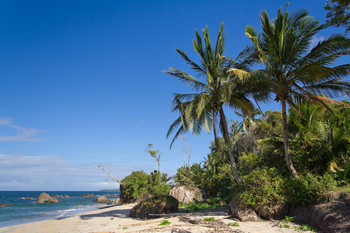
#> input picture book/images/beach.png, 350 x 233 px
$ python thresholding.py --image images/beach.png   (older library calls are emulated)
#> lines starting #> are read from the running program, lines starting #| are printed output that depends on the picture; after the words box and inside, x2 and y2 are one past the last pixel; in counts of white or black regions, pixels touching at a corner belong together
import numpy as np
import argparse
import imutils
import mahotas # for Otsu and Riddler-Calvard
import cv2


ap = argparse.ArgumentParser()
ap.add_argument("-i", "--image", required = True, help = "Path to image")
args = vars(ap.parse_args())


image = cv2.imread(args["image"])
#> image is the input picture: shape (233, 350, 3); mean B, G, R 136, 110.4, 78.6
gray = cv2.cvtColor(image, cv2.COLOR_BGR2GRAY)
blurred = cv2.GaussianBlur(gray, (5, 5), 0)
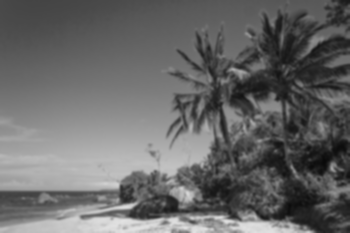
#> blurred: shape (233, 350); min 9, max 226, mean 103.8

cv2.imshow("Image", image)


# Manual
(T, thresh) = cv2.threshold(blurred, 155, 255, cv2.THRESH_BINARY)
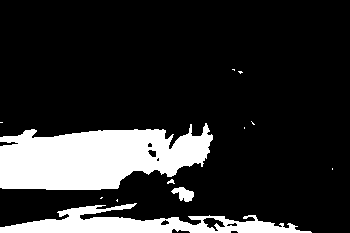
#> thresh: shape (233, 350); 17.7% white; 12 white regions (8 under 20 px), largest, box (x1, y1, x2, y2) and area: (0, 123, 213, 190) 10036, (0, 203, 312, 233) 4110, (171, 187, 194, 202) 202, (167, 179, 175, 184) 23
cv2.imshow("Thresh binary", thresh)

merged = cv2.bitwise_and(image, image, mask = thresh)
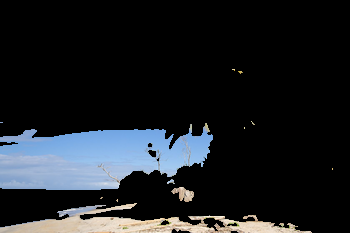
#> merged: shape (233, 350, 3); mean B, G, R 36.6, 32.4, 29
cv2.imshow("Merge", merged)

# Adaptive
thresh_adaptive_mean = cv2.adaptiveThreshold(blurred, 255, cv2.ADAPTIVE_THRESH_MEAN_C, cv2.THRESH_BINARY_INV, 11, 4)
#> thresh_adaptive_mean: shape (233, 350); 24% white; 171 white regions (84 under 20 px), largest, box (x1, y1, x2, y2) and area: (220, 47, 320, 135) 2413, (169, 58, 231, 175) 1697, (79, 187, 256, 222) 1519
cv2.imshow("Mean thresh", cv2.bitwise_and(image, image, mask = thresh_adaptive_mean))

thresh_adaptive_guassain = cv2.adaptiveThreshold(blurred, 255, cv2.ADAPTIVE_THRESH_GAUSSIAN_C, cv2.THRESH_BINARY_INV, 15, 3)
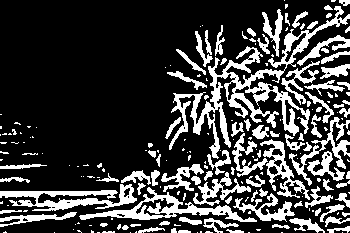
#> thresh_adaptive_guassain: shape (233, 350); 24.2% white; 207 white regions (116 under 20 px), largest, box (x1, y1, x2, y2) and area: (169, 6, 350, 159) 4453, (0, 184, 137, 211) 1516, (79, 187, 257, 222) 1507
cv2.imshow("Guassian thresh", cv2.bitwise_and(image, image, mask = thresh_adaptive_guassain))
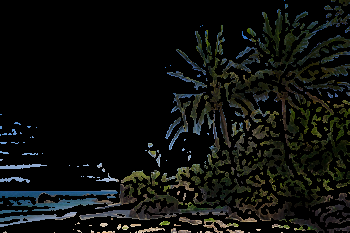
#> window 'Guassian thresh': shape (233, 350, 3); mean B, G, R 13.8, 16.1, 14.3

# Otsu
T = mahotas.thresholding.otsu(blurred)
#> T = 118
print(f"Otsu's threshhold {T}")
#| Otsu's threshhold 118

thresh = gray.copy()
thresh[thresh > T] = 255
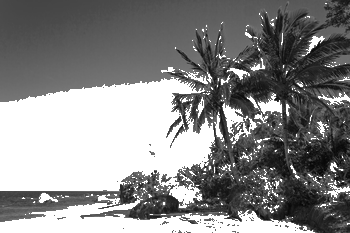
#> thresh: shape (233, 350); min 3, max 255, mean 135.8
thresh[thresh < 255] = 0
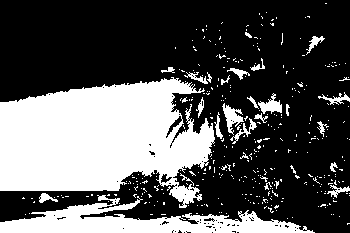
#> thresh: shape (233, 350); 33.6% white; 372 white regions (346 under 20 px), largest, box (x1, y1, x2, y2) and area: (0, 77, 215, 208) 19135, (0, 195, 315, 233) 5254, (222, 103, 244, 135) 296
thresh = cv2.bitwise_not(thresh)
cv2.imshow("Otsu", thresh)

# Riddler-Calvard
#> (the run stopped early here; a loop or call above may not have finished)

$ run again, on book/images/wave.png
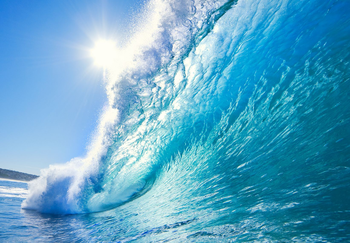
#> input picture book/images/wave.png, 350 x 243 px
#> image is the input picture: shape (243, 350, 3); mean B, G, R 199.1, 166.5, 93.5
#> thresh_adaptive_mean: shape (243, 350); 26.2% white; 361 white regions (238 under 20 px), largest, box (x1, y1, x2, y2) and area: (22, 47, 192, 230) 3668, (169, 55, 307, 202) 2056, (147, 0, 238, 126) 1288
#> `thresh_adaptive_guassain = cv2.adaptiveThreshold(blurred, 255, cv2.ADA..`:
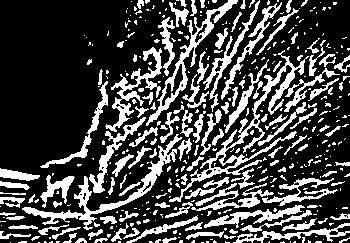
#> thresh_adaptive_guassain: shape (243, 350); 27.2% white; 425 white regions (299 under 20 px), largest, box (x1, y1, x2, y2) and area: (169, 50, 309, 202) 2101, (22, 134, 182, 230) 1671, (146, 0, 238, 126) 1276
#> T = 146
#| Otsu's threshhold 146
#> `thresh[thresh < 255] = 0`:
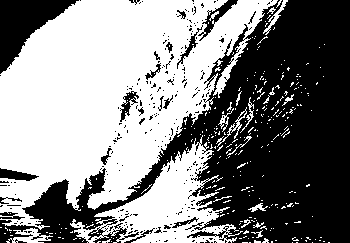
#> thresh: shape (243, 350); 52.4% white; 281 black regions (258 under 20 px), largest, box (x1, y1, x2, y2) and area: (0, 0, 350, 243) 35307, (0, 0, 79, 74) 2594, (198, 0, 238, 41) 360
